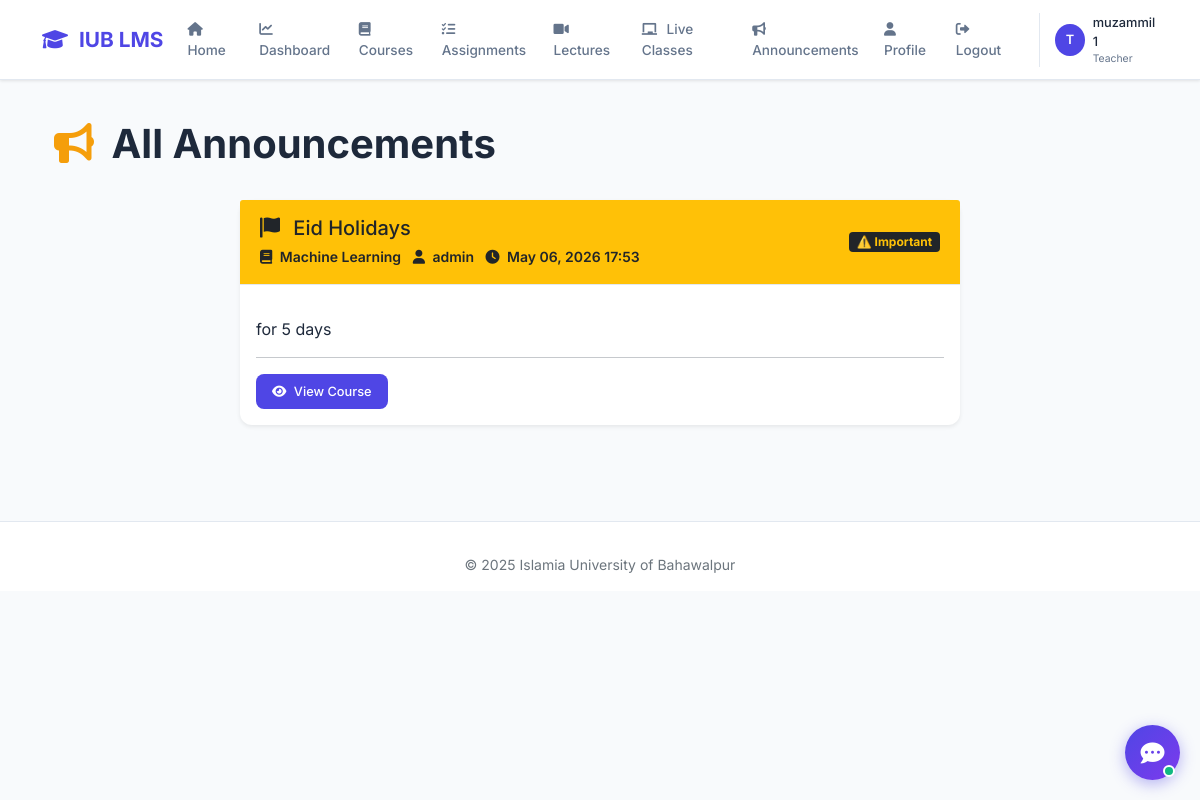
/announcements/ (signed in), run on the app's committed database.
### accounts/models.py (models this page shows, shortened)
class CustomUser(AbstractUser):
    ROLE_CHOICES = (
        ('admin', 'Admin'),
        ('teacher', 'Teacher'),
        ('student', 'Student'),
    )
    role = models.CharField(max_length=10, choices=ROLE_CHOICES, default='student')
    phone = models.CharField(max_length=15, blank=True)
    profile_pic = models.ImageField(upload_to='profile_pics/', blank=True, null=True)
    bio = models.TextField(max_length=500, blank=True)

### courses/models.py (models this page shows, shortened)
class Announcement(models.Model):
    PRIORITY_CHOICES = (('normal', '📢 Normal'), ('important', '⚠️ Important'), ('urgent', '🔥 Urgent'))
    course = models.ForeignKey(Course, on_delete=models.CASCADE, related_name='announcements')
    title = models.CharField(max_length=200)
    content = models.TextField()
    priority = models.CharField(max_length=10, choices=PRIORITY_CHOICES, default='normal')
    created_by = models.ForeignKey(settings.AUTH_USER_MODEL, on_delete=models.CASCADE)
    attachment = models.FileField(upload_to='announcement_attachments/', blank=True, null=True)
    created_at = models.DateTimeField(auto_now_add=True)
    updated_at = models.DateTimeField(auto_now=True)
    class Meta:
        ordering = ['-created_at']

class Course(models.Model):
    course_id = models.CharField(max_length=20, unique=True)
    course_code = models.CharField(max_length=10)
    title = models.CharField(max_length=200)
    description = models.TextField()
    teacher = models.ForeignKey(settings.AUTH_USER_MODEL, on_delete=models.SET_NULL, null=True, limit_choices_to={'role': 'teacher'})
    students = models.ManyToManyField(settings.AUTH_USER_MODEL, related_name='enrolled_courses', blank=True, limit_choices_to={'role': 'student'})
    created_at = models.DateTimeField(auto_now_add=True)
    updated_at = models.DateTimeField(auto_now=True)
    is_active = models.BooleanField(default=True)

### core/views.py (the view)
# urls.py: path('announcements/', views.announcements, name='announcements'),
@login_required
def announcements(request):
    if request.user.role == 'student':
        enrolled_courses = request.user.enrolled_courses.all()
        announcements = Announcement.objects.filter(course__in=enrolled_courses)
    elif request.user.role == 'teacher':
        courses = Course.objects.filter(teacher=request.user)
        announcements = Announcement.objects.filter(course__in=courses)
    else:
        announcements = Announcement.objects.all()
    return render(request, 'core/all_announcements.html', {'announcements': announcements})

### templates/core/all_announcements.html (shortened to what this page needs)
{% extends 'base.html' %}
{% load static %}
{% block content %}
<div class="container py-4">
    <div class="d-flex justify-content-between align-items-center mb-4">
        <h1 class="fw-bold"><i class="fas fa-bullhorn me-2" style="color: #f59e0b;"></i> All Announcements</h1>
    </div>
    <div class="row">
        <div class="col-lg-8 mx-auto">
            {% if announcements %}
                {% for announcement in announcements %}
                <div class="card mb-4 shadow-sm">
                    <div class="card-header {% if announcement.priority == 'urgent' %}bg-danger text-white{% elif announcement.priority == 'important' %}bg-warning text-dark{% else %}bg-primary text-white{% endif %}">
                        <div class="d-flex justify-content-between align-items-center flex-wrap">
                            <div>
                                <h5 class="mb-1">
                                    {% if announcement.priority == 'urgent' %}<i class="fas fa-exclamation-triangle me-2"></i>
                                    {% elif announcement.priority == 'important' %}<i class="fas fa-flag me-2"></i>
                                    {% else %}<i class="fas fa-bullhorn me-2"></i>{% endif %}
                                    {{ announcement.title }}
                                </h5>
                                <small class="{% if announcement.priority == 'important' %}text-dark{% else %}text-white-50{% endif %}">
                                    <i class="fas fa-book me-1"></i> {{ announcement.course.title }}
                                    <i class="fas fa-user ms-2 me-1"></i> {{ announcement.created_by.username }}
                                    <i class="fas fa-clock ms-2 me-1"></i> {{ announcement.created_at|date:"M d, Y H:i" }}
                                </small>
                            </div>
                            <span class="badge {% if announcement.priority == 'urgent' %}bg-light text-danger{% elif announcement.priority == 'important' %}bg-dark text-warning{% else %}bg-light text-primary{% endif %} mt-2 mt-sm-0">
                                {{ announcement.get_priority_display }}
                            </span>
                        </div>
                    </div>
                    <div class="card-body">
                        <p>{{ announcement.content|linebreaks }}</p>
                        <hr>
                        <a href="{% url 'course_detail' announcement.course.id %}" class="btn btn-sm btn-primary">
                            <i class="fas fa-eye me-1"></i> View Course
                        </a>
                    </div>
                </div>
                {% endfor %}
            {% else %}
                <div class="alert alert-info text-center py-5">
                    <i class="fas fa-bullhorn fa-3x mb-3 d-block"></i>
                    <h5>No Announcements</h5>
                    <p>No announcements have been posted yet.</p>
                </div>
            {% endif %}
        </div>
    </div>
</div>
{% endblock %}

### templates/base.html (shortened to what this page needs)
<!DOCTYPE html>
<html lang="en">
<head>
    <link href="https://cdn.jsdelivr.net/npm/bootstrap@5.1.3/dist/css/bootstrap.min.css" rel="stylesheet">
    <link rel="stylesheet" href="https://cdnjs.cloudflare.com/ajax/libs/font-awesome/6.0.0/css/all.min.css">
</head>
<body>
    {% if user.is_authenticated %}
    <nav class="navbar navbar-expand-lg">
        <div class="container">
            <a class="navbar-brand" href="{% url 'dashboard' %}">
                <i class="fas fa-graduation-cap"></i> IUB LMS
            </a>
            <div class="collapse navbar-collapse" id="navbarNav">
                <ul class="navbar-nav ms-auto">
                    <li class="nav-item"><a class="nav-link" href="{% url 'home' %}"><i class="fas fa-home"></i> Home</a></li>
                    <li class="nav-item"><a class="nav-link" href="{% url 'dashboard' %}"><i class="fas fa-chart-line"></i> Dashboard</a></li>
                    <li class="nav-item"><a class="nav-link" href="{% url 'course_list' %}"><i class="fas fa-book"></i> Courses</a></li>
                    <li class="nav-item"><a class="nav-link" href="{% url 'assignment_list' %}"><i class="fas fa-tasks"></i> Assignments</a></li>
                    <li class="nav-item"><a class="nav-link" href="{% url 'lecture_list_all' %}"><i class="fas fa-video"></i> Lectures</a></li>
                    <li class="nav-item"><a class="nav-link" href="{% url 'live_class_list_all' %}"><i class="fas fa-chalkboard"></i> Live Classes</a></li>
                    <li class="nav-item"><a class="nav-link" href="{% url 'announcements' %}"><i class="fas fa-bullhorn"></i> Announcements</a></li>
                    <li class="nav-item"><a class="nav-link" href="{% url 'profile' %}"><i class="fas fa-user"></i> Profile</a></li>
                    <li class="nav-item"><a class="nav-link" href="{% url 'logout' %}"><i class="fas fa-sign-out-alt"></i> Logout</a></li>
                </ul>
                <div class="user-menu">
                    <div class="user-avatar">{{ user.username|first|upper }}</div>
                    <div>
                        <div class="user-name">{{ user.get_full_name|default:user.username }}</div>
                        <div class="user-role">{{ user.get_role_display }}</div>
                    </div>
                </div>
            </div>
        </div>
    </nav>
    {% endif %}
    <main class="container fade-in mt-3">
        {% block content %}
        {% endblock %}
    </main>
    <footer class="footer">
        <div class="container text-center">
            <p class="small text-muted mb-0">&copy; 2025 Islamia University of Bahawalpur</p>
        </div>
    </footer>
</body>
</html>

### templates/base.html (style rules this page uses)
:root { --primary: #4f46e5; --bg-light: #f8fafc; --text-dark: #1e293b; --text-muted: #64748b; --border: #e2e8f0; --shadow: 0 1px 3px rgba(0,0,0,0.1); }
* { margin: 0; padding: 0; box-sizing: border-box; }
body { font-family: 'Inter', sans-serif; background: var(--bg-light); color: var(--text-dark); }
.navbar { background: white; padding: 0.7rem 0; box-shadow: var(--shadow); border-bottom: 1px solid var(--border); }
.navbar-brand { font-size: 1.3rem; font-weight: 700; color: var(--primary) !important; }
.navbar-brand i { margin-right: 6px; }
.nav-link { color: var(--text-muted); font-weight: 500; font-size: 0.85rem; padding: 0.5rem 1rem; }
.nav-link i { margin-right: 6px; }
.user-menu { display: flex; align-items: center; gap: 8px; margin-left: 15px; padding-left: 15px; border-left: 1px solid var(--border); }
.user-avatar { width: 32px; height: 32px; background: var(--primary); border-radius: 50%; display: flex; align-items: center; justify-content: center; color: white; font-weight: 600; font-size: 0.8rem; }
.user-name { font-size: 0.8rem; font-weight: 500; color: var(--text-dark); }
.user-role { font-size: 0.65rem; color: var(--text-muted); }
.card { border: none; border-radius: 12px; box-shadow: var(--shadow); background: white; }
.card-header { background: white; border-bottom: 1px solid var(--border); padding: 1rem 1.25rem; font-weight: 600; }
.btn-primary { background: var(--primary); border: none; border-radius: 8px; padding: 0.5rem 1rem; font-size: 0.8rem; font-weight: 500; }
.footer { background: white; border-top: 1px solid var(--border); padding: 2rem 0 1rem; margin-top: 3rem; }
.fade-in { animation: fadeIn 0.3s ease-out; }

### data on the page
CustomUser: username|first "T", get_full_name "muzammil 1", role "Teacher"
Announcement: title "Eid Holidays", course "Machine Learning", created_by.username "admin", created_at "May 06, 2026 17:53", priority "⚠️ Important", content "for 5 days"
